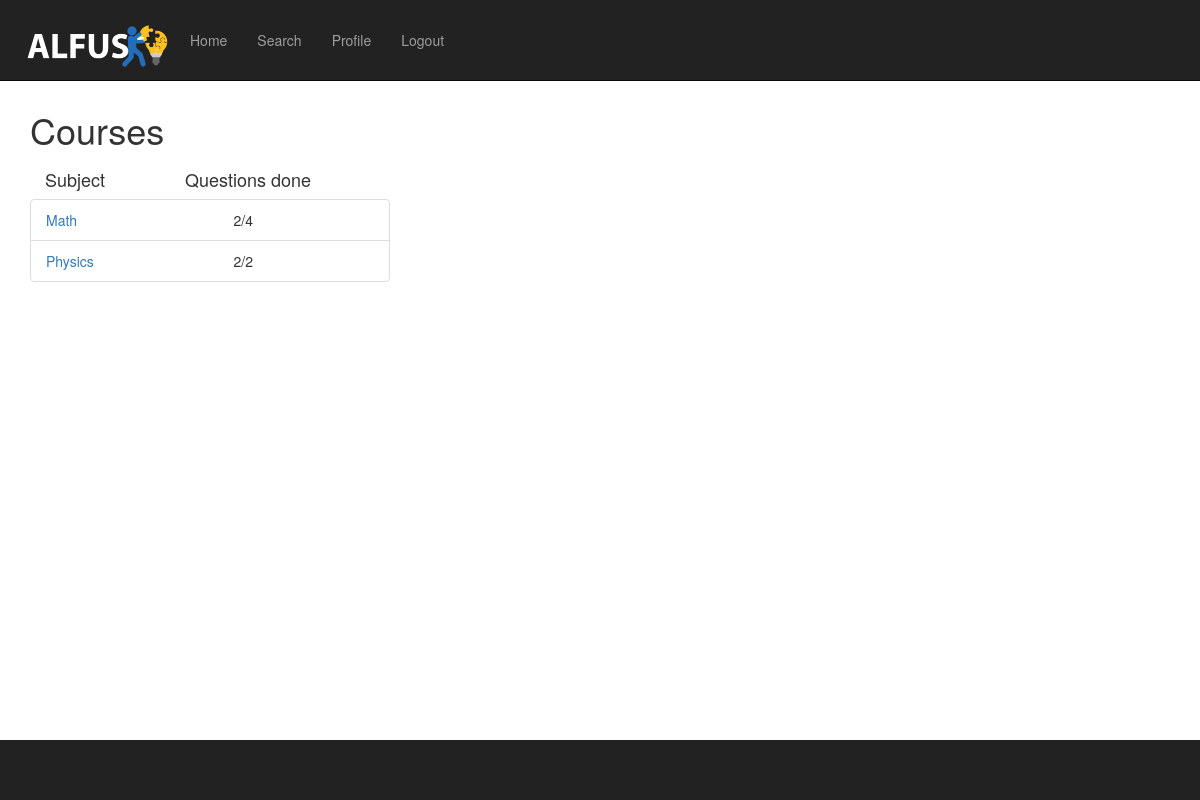
Page /questions/ (signed in) on the earlier database version.
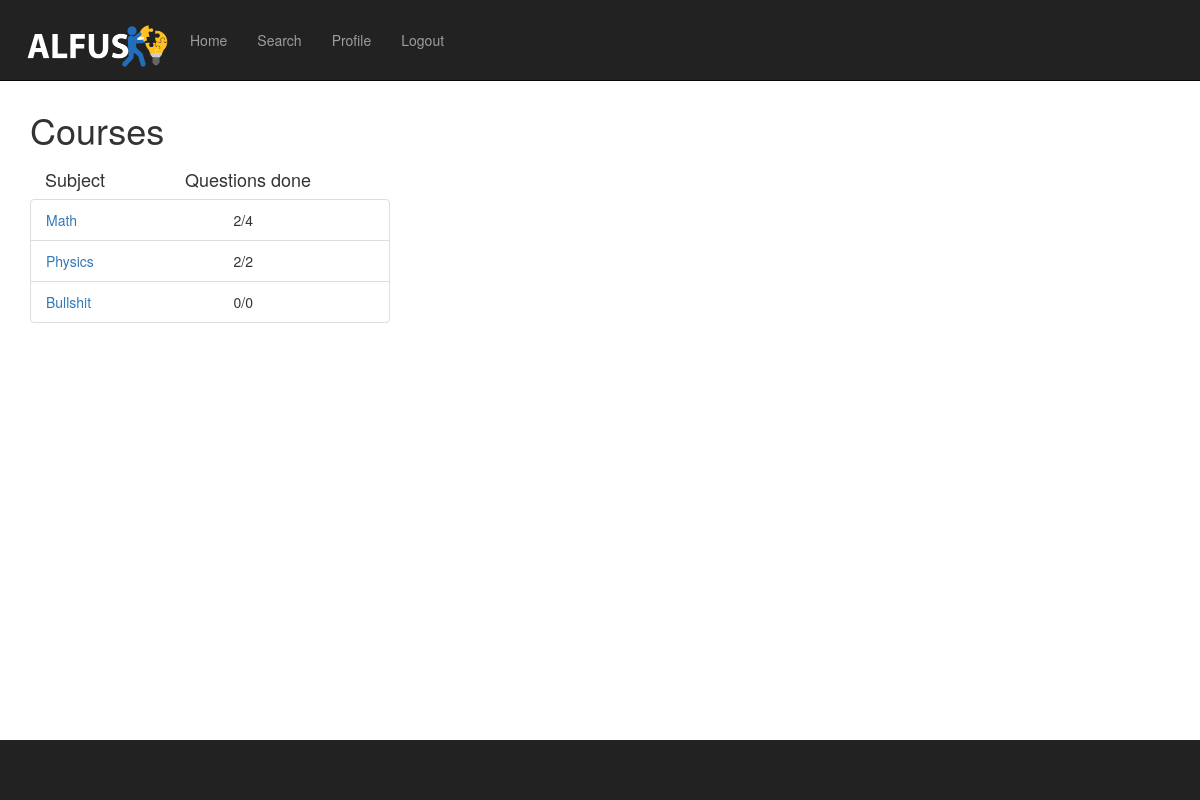
Same page on the later database version.
### questions/models.py (models this page shows)
class Subject(models.Model):
    name = models.CharField(max_length=200)
    def __str__(self):
        return self.name

### questions/views.py (the view)
@login_required(login_url="/login/")
def index(request):
    zipped = get_chapters(request)
    return render(request, 'questions/index.html', {'subject_list': zipped})

### questions/templates/questions/index.html (shortened to what this page needs)
{% extends "questions/base.html" %}
{% block content %}
    <h1 style="top: 20px;position: relative"> Courses</h1>
    <div class="container">
        <div style="top: 20px;position: relative">
            <h4 class="subjecttextstyle"> Subject </h4>
            <h4 class="questionprogresstextstyle"> Questions done </h4>
        </div>
    </div>
    <div style="padding-top: 20px;">
        {% if subject_list %}
            <ul class="list-group" style=" width: 360px;table-layout: fixed;">
                {% for subject, subject_answered, count in subject_list %}
                    <li class="list-group-item">
                    <div class="row">
                        <div class="col-xs-2" >
                            <a href="{% url 'questions:index_questions' subject.id %}">{{ subject }}</a>
                        </div>
                    <div class="col-xs-4" style="left: 110px">
                        &emsp; {{ subject_answered }}/{{ count }}
                    </div>
                     </div>
                {% endfor %}
            </ul>
        {% else %}
            <p>No courses are available.</p>
        {% endif %}
    </div>
{% endblock %}

### questions/templates/questions/base.html (shortened to what this page needs)
{% load static %}
<!DOCTYPE html>
<html lang="en">
<head>
    <link href="{% static 'questions/css/bootstrap.min.css' %}" rel="stylesheet">
    <link href="{% static 'questions/css/stylesheet.css' %}" rel="stylesheet">
    <link href="{% static 'questions/css/logo-nav.css' %}" rel="stylesheet">
</head>
<body>
    <nav class="navbar navbar-inverse navbar-fixed-top" role="navigation">
        <div class="container">
            <div class="navbar-header">
                <a class="navbar-brand"  href="{% url 'questions:index' %}"><img src="{% static 'questions/img/ALFUSlogowhite.png' %}" style="width:160px;height:59.5px;"></a>
            </div>
            <div class="collapse navbar-collapse" id="bs-example-navbar-collapse-1">
                <ul class="nav navbar-nav">
                    <li>
                        <a href="{% url 'questions:index' %}">Home</a>
                    </li>
                    <li>
                        <a href= "/questions/search/?q=xxxx">Search</a>
                    </li>
                    <li>
                        <a href="{% url 'questions:profile' %}">Profile</a>
                    </li>
                    <li>
                        <a href="{% url 'questions:logout' %}">Logout</a>
                    </li>
                </ul>
            </div>
        </div>
    </nav>
    <div class="container">
        {%block content %}{% endblock %}
    </div>
    <nav id="tf-footer"></nav>
</body>
</html>

### questions/static/questions/css/stylesheet.css (style rules this page uses)
nav#tf-footer { background: #222222; padding: 3% 0 2% 0; color: #f1f1f1; position: absolute; right: 0; bottom: 0; left: 0; }

### questions/static/questions/css/logo-nav.css (style rules this page uses)
body { padding-top: 70px; }
.navbar-fixed-top .nav { padding: 15px 0; }
.navbar-fixed-top .navbar-brand { padding: 0 15px; }
@media (min-width:768px) { body { padding-top: 100px; } }
@media (min-width:768px) { .navbar-fixed-top .navbar-brand { padding: 15px 0; } }

### questions/templates/questions/base.html (style rules this page uses)
body { padding-top: 70px; }

### questions/templates/questions/index.html (style rules this page uses)
.subjecttextstyle { float: left; position: relative; left: 0px }
.questionprogresstextstyle { float: left; position: relative; left: 80px }

Differences in the rows shown:
added Subject: name "Bullshit", subject_answered "0", count "0"
